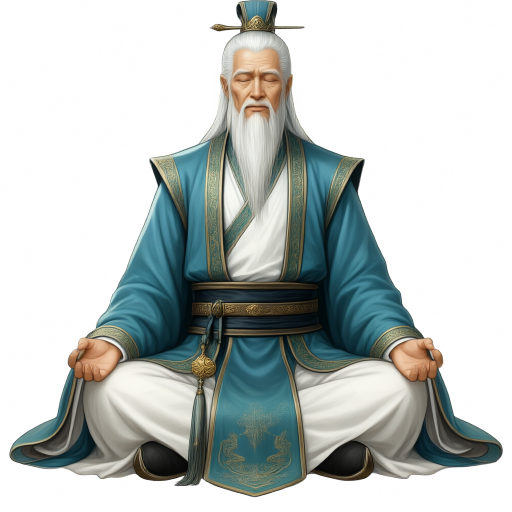
#> input picture v2/gen/ref/chain/elder_A_full.png, 1024 x 1024 px, found by its file name (shown at 1/2 size)
$ python elder3_nohand.py
#> lines starting #> are read from the running program, lines starting #| are printed output that depends on the picture
### v2/gen/scripts/edit2.py
"""Qwen Image 2.1 Turbo edit with ONE or TWO reference images (Picture 1 / Picture 2)."""
import json, os, subprocess, urllib.request

H = "http://127.0.0.1:8000"
UNET = 'qwen_image_2.1_turbo_int8_convrot.safetensors'
PE = 'qwen3.5_9b_qwen_image_2.1_pe_i2i.int8_convrot.safetensors'


def upload(path):
    subprocess.run(['curl', '-s', '-F', 'image=@' + path, '-F', 'overwrite=true', H + '/upload/image'], capture_output=True)
    return os.path.basename(path)


def edit2(ref1, prompt, out, ref2=None, seed=5, size=1024):
    if os.path.exists(out):
        return
    d = json.load(open('scripts/qwen_edit.json', encoding='utf8'))
    name = os.path.basename(out)[:-4]
    n1 = upload(ref1)
    for n in d['nodes']:
        if n['id'] == 470: n['widgets_values'][0] = n1
        if n['id'] == 461: n['widgets_values'][0] = 'fnht_h_' + name
        if n['id'] == 459:
            wv = n['widgets_values']; wv[1] = prompt; wv[8] = size; wv[9] = size; wv[11] = seed; wv[12] = UNET; wv[17] = PE
    if ref2:
        n2 = upload(ref2)
        d['nodes'].append({'id': 9001, 'type': 'LoadImage', 'pos': [0, 0], 'size': [200, 100], 'flags': {}, 'order': 0, 'mode': 0,
                           'inputs': [], 'outputs': [{'name': 'IMAGE', 'type': 'IMAGE', 'links': [9001]}, {'name': 'MASK', 'type': 'MASK', 'links': None}],
                           'properties': {'Node name for S&R': 'LoadImage'}, 'widgets_values': [n2, 'image']})
        d['links'].append([9001, 9001, 0, 459, 8, 'IMAGE'])
        for n in d['nodes']:
            if n['id'] == 459: n['inputs'][8]['link'] = 9001
    for sg in d['definitions']['subgraphs']:
        for n in sg['nodes']:
            if n['type'] == 'UNETLoader': n['widgets_values'][0] = UNET
            if n['id'] == 477: n['widgets_values'][0] = PE
    json.dump(d, open('_h_wf.json', 'w', encoding='utf8'), ensure_ascii=False)
    r = subprocess.run(['comfy', '--skip-prompt', 'run', '--workflow', '_h_wf.json', '--host', '127.0.0.1', '--port', '8000', '--wait', '--timeout', '900'], capture_output=True, text=True)
    got = None
    hist = json.load(urllib.request.urlopen(H + '/history?max_items=4'))
    for pid, hh in hist.items():
        for node, o in hh.get('outputs', {}).items():
            for im in o.get('images', []):
                if im['filename'].startswith('fnht_h_' + name + '_') and im['type'] == 'output': got = im
    if not got:
        print('FAIL', name, (r.stdout + r.stderr)[-400:]); return
    open(out, 'wb').write(urllib.request.urlopen('%s/view?filename=%s&subfolder=%s&type=%s' % (H, got['filename'], got['subfolder'], got['type'])).read())
    print(name, flush=True)

### v2/gen/scripts/elder3_nohand.py
"""ELDER E4: remove the hands from the neck-only outfit (hands come from the shared layer). Also reports drift vs the aligned full figure."""
import os, shutil
import numpy as np, cv2
from PIL import Image
from edit2 import edit2
S = 1024
NECK = 'ref/chain/elder_neck_s342.png'          # chosen in E3


def drift(a, b, y0=560, y1=1000):
    """translation of b relative to a, measured on the lower body (should stay unchanged)."""
#> called with a = 'ref/chain/elder_A_full.png', b = 'ref/chain/elder_neck_s342.png', y0 = 560, y1 = 1000
    g = lambda p: cv2.cvtColor(np.asarray(Image.open(p).convert('RGB')), cv2.COLOR_RGB2GRAY)[y0:y1].astype(np.float32)
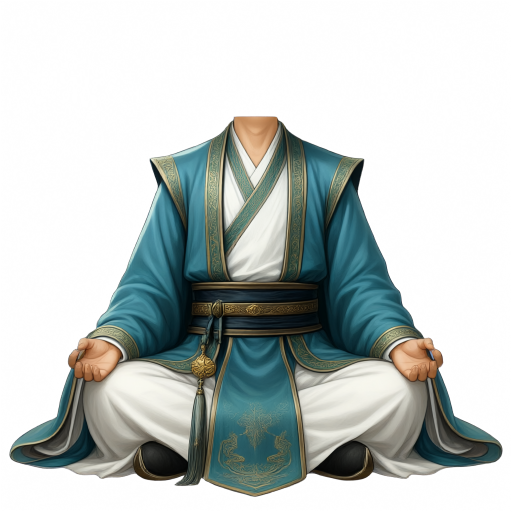
#> input picture v2/gen/ref/chain/elder_neck_s342.png, 1024 x 1024 px, found by its file name (shown at 1/2 size)
    (dx, dy), r = cv2.phaseCorrelate(g(a), g(b)); return round(dx, 2), round(dy, 2), round(r, 2)
#> after `(dx, dy), r = cv2.phaseCorrelate(g(a), g(b))`: dx = -0.0792; dy = -0.023; r = 0.809


print('neck vs full drift', drift('ref/chain/elder_A_full.png', NECK))
w = Image.new('RGBA', (S, S), (255, 255, 255, 255)); w.alpha_composite(Image.open(NECK).convert('RGBA')); w.convert('RGB').save('ref/chain/elder_neck_w.png')
#> after `w = Image.new('RGBA', (S, S), (255, 255, 255, 255))`: w: PIL image 1024x1024 RGBA; every value is 255
T = " Keep everything else exactly identical: same outfit, same neck, same belt, same tassel, same shoes, same sleeves, same pose, same position, same size. Transparent background, output a PNG image with alpha channel."
P = ("Remove BOTH hands completely from this figure: no hands, no fingers, no thumbs and no wrist skin at all. Each wide sleeve with its white lining and gold trim simply ends at the cuff with a clean edge, "
     "and the empty space beyond it is transparent (the knees and trousers stay visible behind).")
SEEDS = (351, 352, 353)
for sd in SEEDS:
    edit2('ref/chain/elder_neck_w.png', P + T, 'ref/chain/elder_nohand_s%d.png' % sd, seed=sd)
for sd in SEEDS:
    print(sd, 'drift', drift(NECK, 'ref/chain/elder_nohand_s%d.png' % sd))
#> call 2 of drift, with a = 'ref/chain/elder_neck_s342.png', b = 'ref/chain/elder_nohand_s351.png', y0 = 560, y1 = 1000
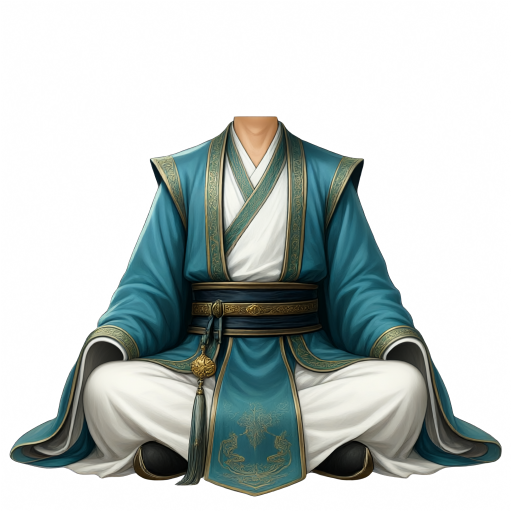
#> input picture v2/gen/ref/chain/elder_nohand_s351.png, 1024 x 1024 px, found by its file name (shown at 1/2 size)
#> in drift (call 2), `(dx, dy), r = cv2.phaseCorrelate(g(a), g(b))`: dx = -0.0613; dy = 0.0407; r = 0.743
#> pass 2 of the loop `for sd in SEEDS:`:
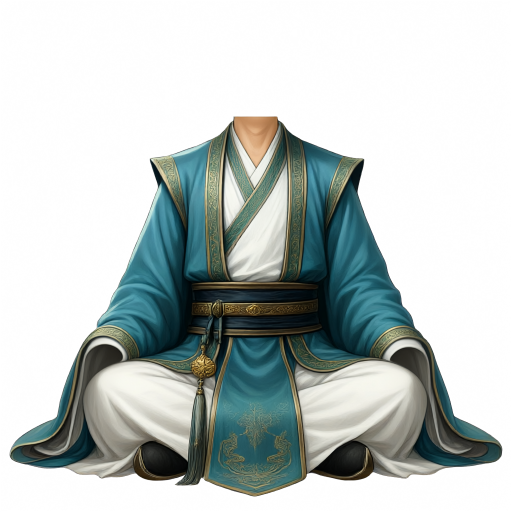
#> input picture v2/gen/ref/chain/elder_nohand_s352.png, 1024 x 1024 px, found by its file name (shown at 1/2 size)
#> dx = 0.00807; dy = 0.0636; r = 0.722
#> pass 3 of the loop `for sd in SEEDS:`:
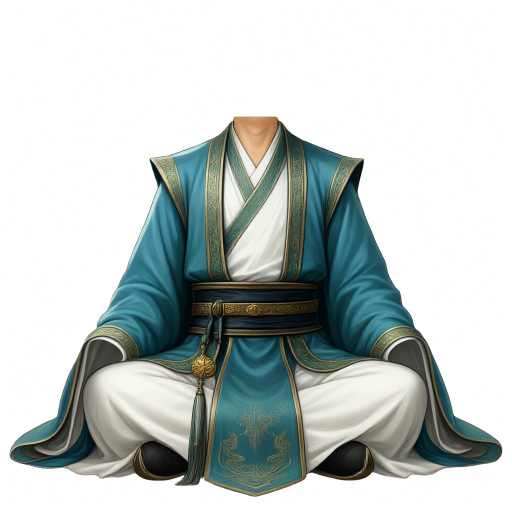
#> input picture v2/gen/ref/chain/elder_nohand_s353.png, 1024 x 1024 px, found by its file name (shown at 1/2 size)
#> dx = -0.05; dy = -0.0786; r = 0.771
hands = Image.open('final/character/hands/L_hands.webp').convert('RGBA')
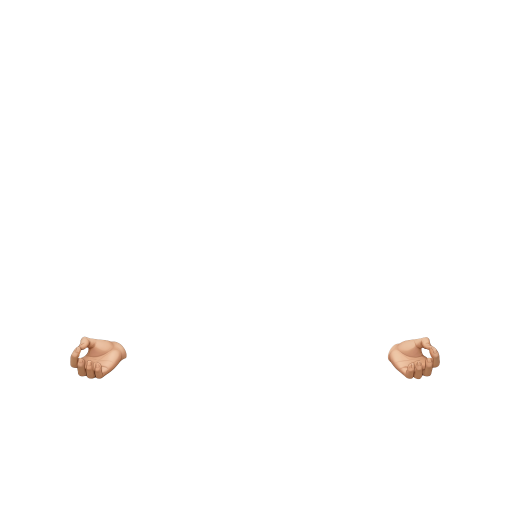
#> input picture v2/gen/final/character/hands/L_hands.webp, 1024 x 1024 px, found by its file name (shown at 1/2 size)
#> hands is the input picture: PIL image 1024x1024 RGBA; mean R, G, B, A 2.4, 1.8, 1.4, 3
sh = Image.new('RGB', (len(SEEDS) * 512, 512), (60, 110, 92))
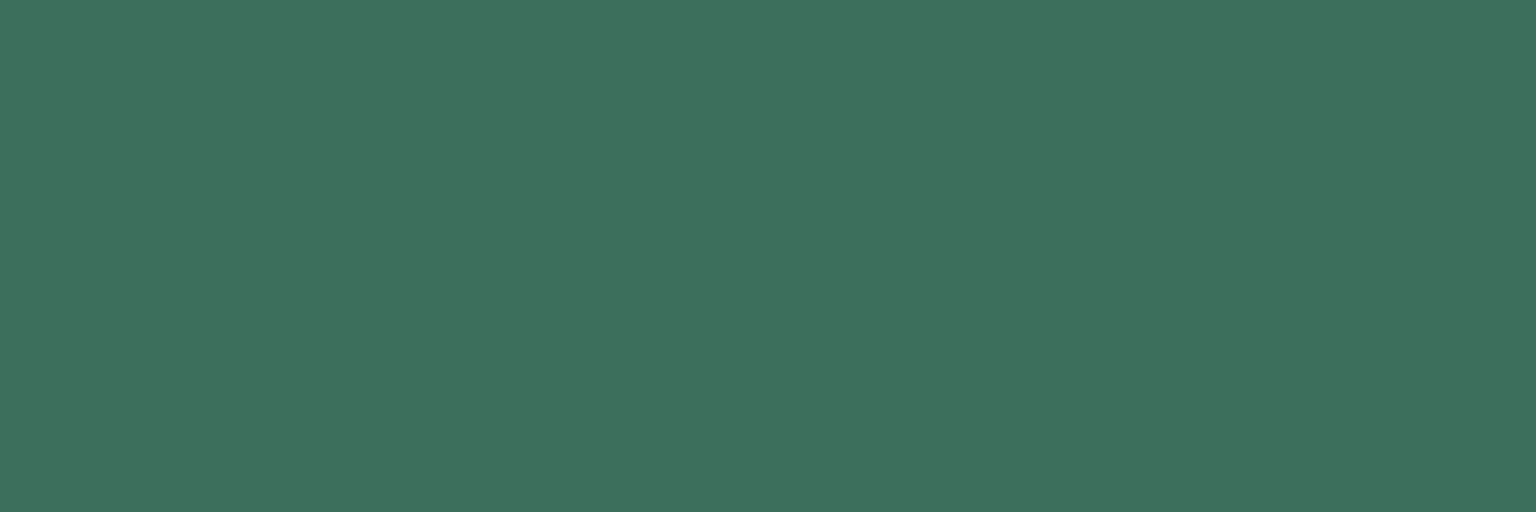
#> sh: PIL image 1536x512 RGB; mean R, G, B 60, 110, 92
for i, sd in enumerate(SEEDS):
    c = Image.new('RGBA', (S, S), (60, 110, 92, 255)); c.alpha_composite(Image.open('ref/chain/elder_nohand_s%d.png' % sd).convert('RGBA')); c.alpha_composite(hands)
#> after `c = Image.new('RGBA', (S, S), (60, 110, 92, 255))`:
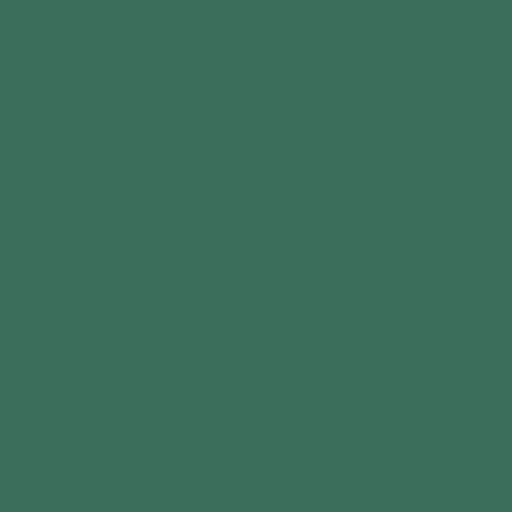
#> c: PIL image 1024x1024 RGBA (shown at 1/2 size); mean R, G, B, A 60, 110, 92, 255
#> after `c.alpha_composite(Image.open('ref/chain/elder_nohand_s%d.png' % sd).co`:
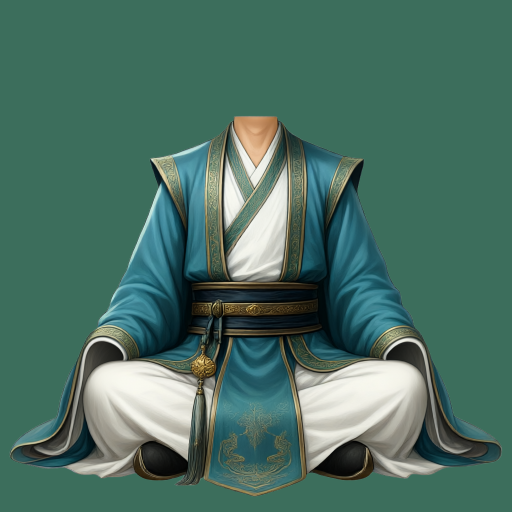
#> c: PIL image 1024x1024 RGBA (shown at 1/2 size); mean R, G, B, A 74.5, 112.2, 99.6, 255
    sh.paste(c.convert('RGB').resize((512, 512), Image.LANCZOS), (i * 512, 0))
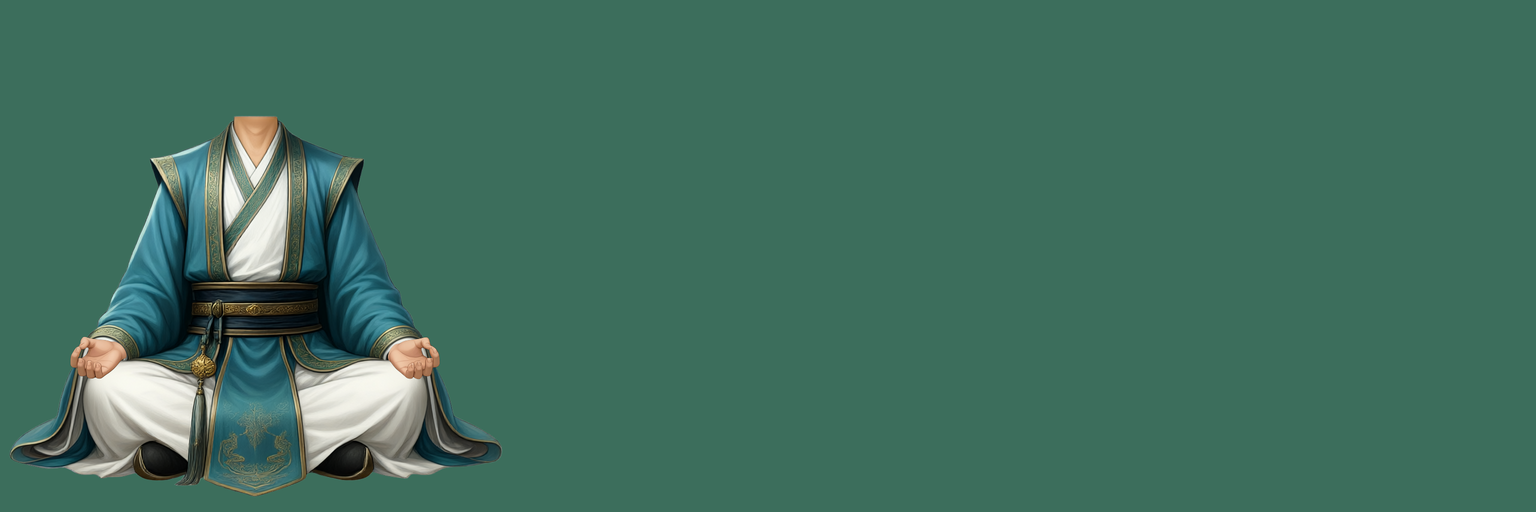
#> sh: PIL image 1536x512 RGB; mean R, G, B 65.2, 110.9, 94.6
#> pass 2 of the loop `for i, sd in enumerate(SEEDS):`:
#> `c.alpha_composite(Image.open('ref/chain/elder_nohand_s%d.png' % sd).co`:
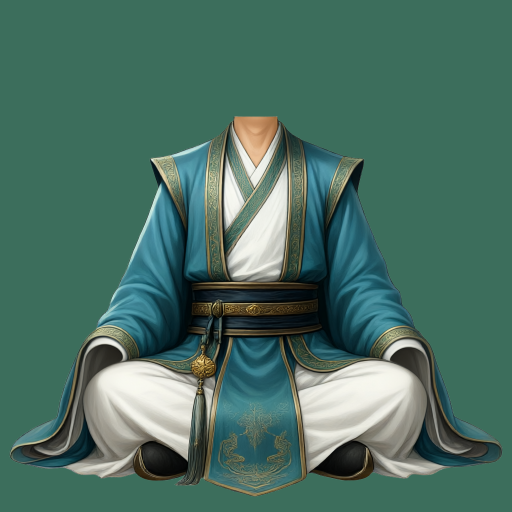
#> c: PIL image 1024x1024 RGBA (shown at 1/2 size); mean R, G, B, A 74.4, 112, 99.4, 255
#> `sh.paste(c.convert('RGB').resize((512, 512), Image.LANCZOS), (i * 512,..`:
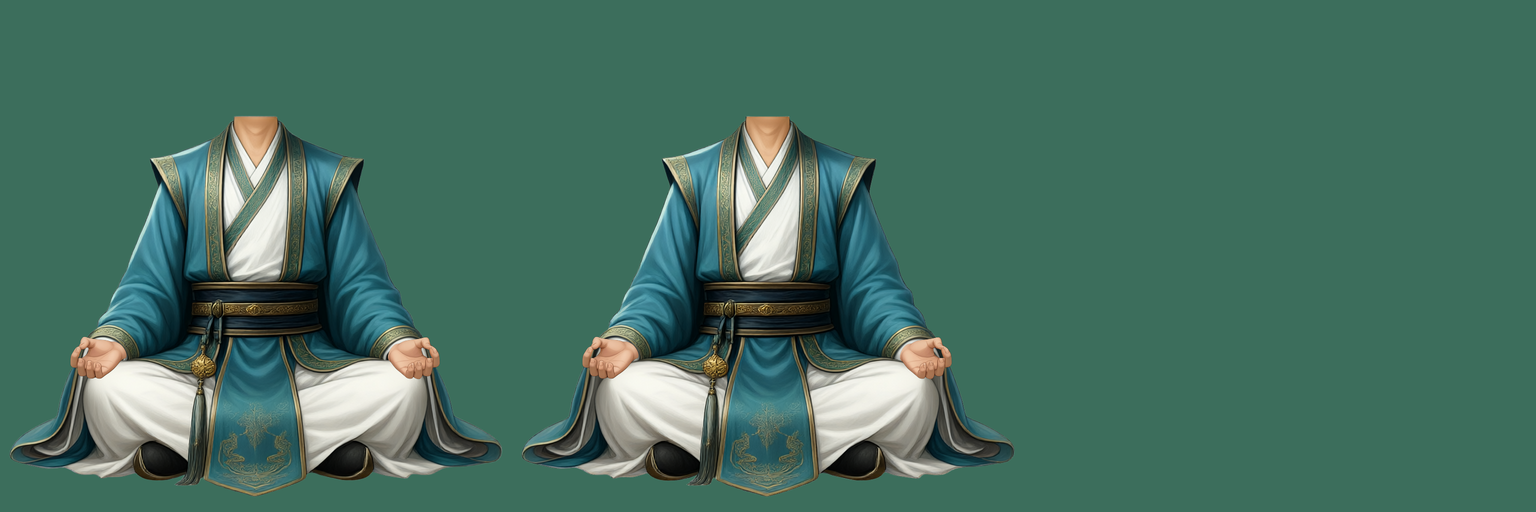
#> sh: PIL image 1536x512 RGB; mean R, G, B 70.5, 111.8, 97.2
#> pass 3 of the loop `for i, sd in enumerate(SEEDS):`:
#> `c.alpha_composite(Image.open('ref/chain/elder_nohand_s%d.png' % sd).co`:
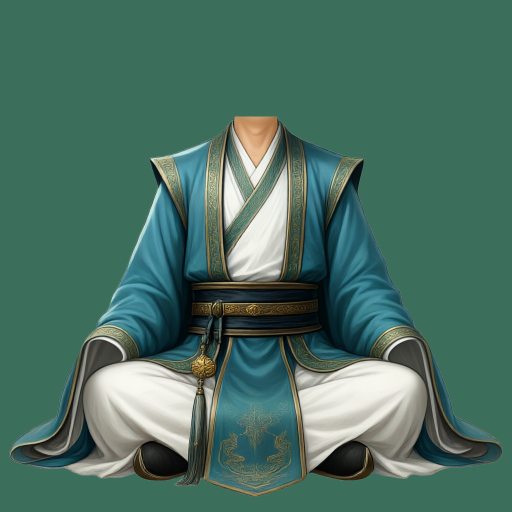
#> c: PIL image 1024x1024 RGBA (shown at 1/2 size); mean R, G, B, A 74.4, 111.9, 99.4, 255
#> `sh.paste(c.convert('RGB').resize((512, 512), Image.LANCZOS), (i * 512,..`:
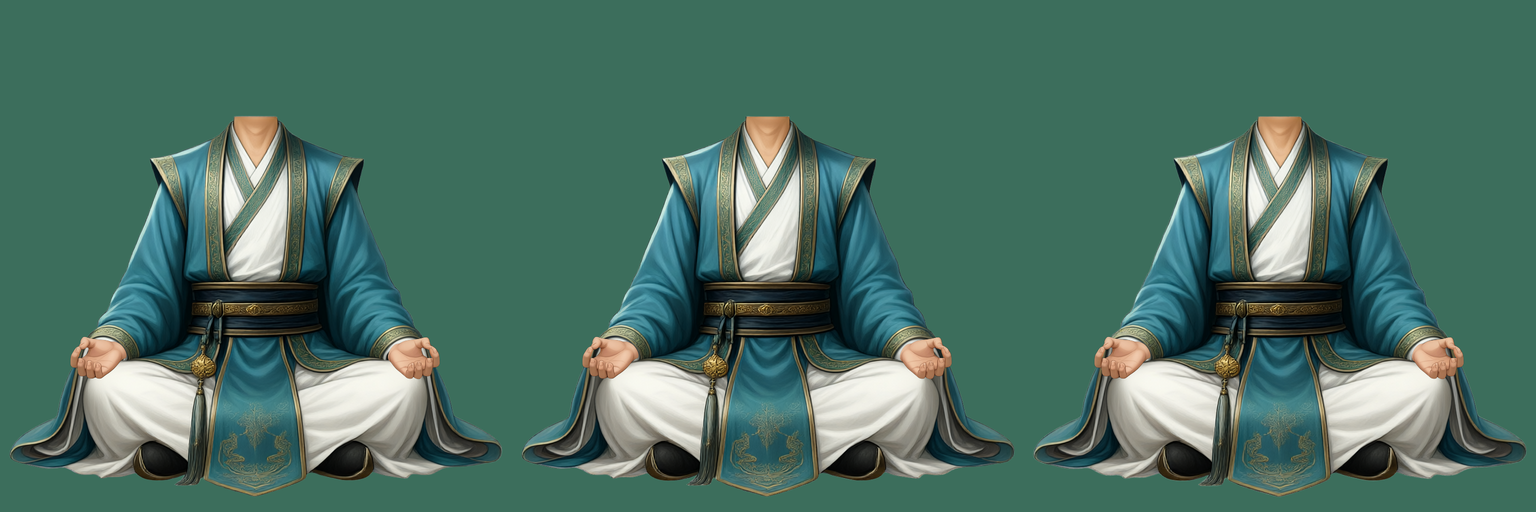
#> sh: PIL image 1536x512 RGB; mean R, G, B 75.7, 112.6, 99.8
sh.save('preview/_elder_nohand.png')
